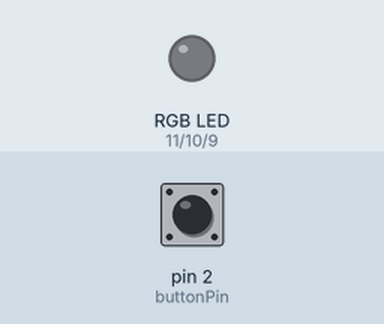
Bench run of a sketch on a simulated Arduino Uno, built with avr-gcc and run on an emulated ATmega328P. Parts: an RGB LED mixed from three pins (HIGH = lit). Inputs (shaded band) come from the test bench; at power-on: pin 2 (buttonPin) LOW.

Above: at 1.2 s.
1.3 s: pin 2 (buttonPin) pulled HIGH for 0.15 s
At 2.6 s:
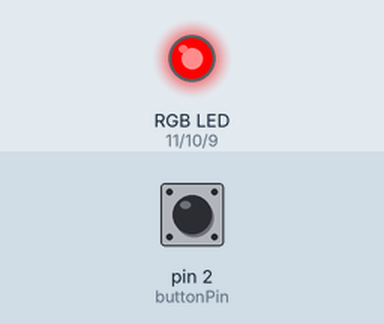
2.9 s: pin 2 (buttonPin) pulled HIGH for 1 s
At 5.1 s:
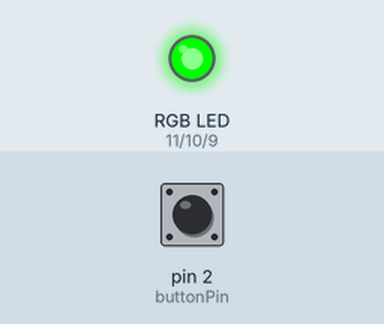
5.4 s: pin 2 (buttonPin) pulled HIGH for 0.15 s
At 5.9 s:
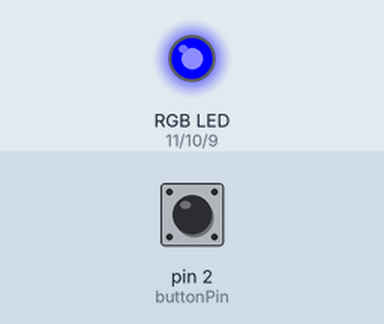
7.0 s: pin 2 (buttonPin) pulled HIGH for 3.2 s
At 11.2 s:
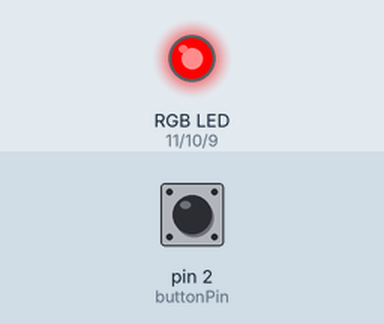
Timing chart, 0 to 12.7 s (numbered marks = the images above; inputs shaded):
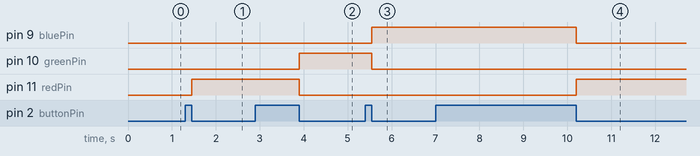

The sketch:

LED-RGB-alternating.ino
```cpp
int buttonPin = 2;
int redPin = 11;
int greenPin = 10;
int bluePin = 9;
int alternate = 0;

byte LEDState = LOW;
byte lastButtonState = LOW;

unsigned long debounceDuration = 50; // millis
unsigned long lastTimeButtonStateChanged = 0;

void setup() {
  pinMode(buttonPin, INPUT);
  pinMode(redPin, OUTPUT);
  pinMode(greenPin, OUTPUT);
  pinMode(bluePin, OUTPUT);
}

void loop() {
  if (millis() - lastTimeButtonStateChanged > debounceDuration) {
    byte buttonState = digitalRead(buttonPin);
    if(buttonState != lastButtonState){
      lastTimeButtonStateChanged = millis();
      lastButtonState = buttonState;
      if(buttonState == LOW){
        if(alternate == 0){
          setColour(255, 0, 0); //red
          alternate = 1;
        } else if (alternate == 1){
          setColour(0, 255, 0); //green
          alternate = 2;
        } else if (alternate == 2){
          setColour(0, 0, 255); //blue
          alternate = 0;
        }
      }
    }
  }
}

void setColour(int red, int green, int blue){
  analogWrite(redPin, red);
  analogWrite(greenPin, green);
  analogWrite(bluePin, blue);
}
```

Measured:
- after the input at 1.3 s, pin 11 (redPin): LOW → HIGH after 0.15 s
- after the input at 2.9 s, pin 10 (greenPin): LOW → HIGH after 1.0 s; pin 11 (redPin): HIGH → LOW after 1.0 s
- after the input at 5.4 s, pin 9 (bluePin): LOW → HIGH after 0.15 s; pin 10 (greenPin): HIGH → LOW after 0.15 s
- after the input at 7.0 s, pin 9 (bluePin): HIGH → LOW after 3.2 s; pin 11 (redPin): LOW → HIGH after 3.2 s
